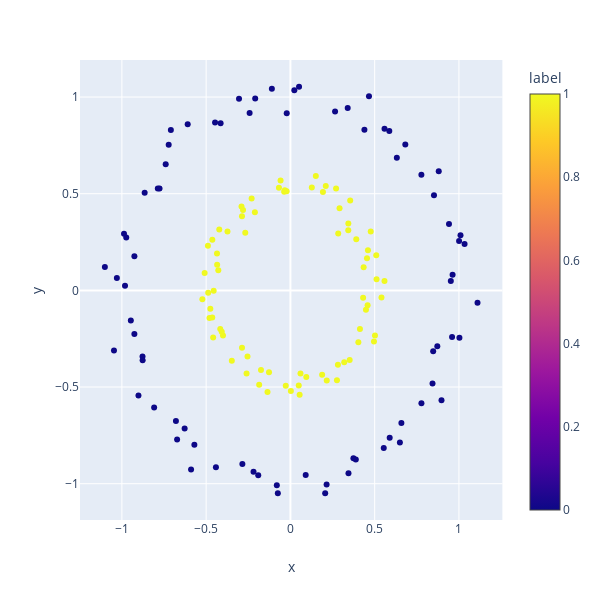

Notebook source saved alongside this figure:
### Code cell
pd = toy_dataset(n_sample = 150, name = 'circle', seed = 42, pd = True)

fig = px.scatter(pd, x="x", y="y", color='label', hover_data=['idx'], width=600, height=600)
fig.show()
%run I_x/noise.py --name 'circle' --n 150 --n_subsets 260 --num

### Figure 1 — Plotly figure (JSON) as saved in the notebook; plotly's stock layout.template omitted (floating-point values rounded to 4 significant figures; data arrays with more than 128 entries replaced by an {"elided": "..."} marker saying what was removed)
{"data": [{"customdata": {"elided": "150x1 int values"}, "hoverlabel": {"namelength": 0}, "hovertemplate": "x=%{x}<br>y=%{y}<br>idx=%{customdata[0]}<br>label=%{marker.color}", "legendgroup": "", "marker": {"color": {"elided": "150 int values"}, "coloraxis": "coloraxis", "symbol": "circle"}, "mode": "markers", "name": "", "showlegend": false, "type": "scatter", "x": {"elided": "150 float values"}, "xaxis": "x", "y": {"elided": "150 float values"}, "yaxis": "y"}], "layout": {"coloraxis": {"colorbar": {"title": {"text": "label"}}, "colorscale": [[0, "#0d0887"], [0.1111, "#46039f"], [0.2222, "#7201a8"], [0.3333, "#9c179e"], [0.4444, "#bd3786"], [0.5556, "#d8576b"], [0.6667, "#ed7953"], [0.7778, "#fb9f3a"], [0.8889, "#fdca26"], [1, "#f0f921"]]}, "height": 600, "legend": {"tracegroupgap": 0}, "margin": {"t": 60}, "width": 600, "xaxis": {"anchor": "y", "domain": [0, 0.98], "title": {"text": "x"}}, "yaxis": {"anchor": "x", "domain": [0, 1], "title": {"text": "y"}}}}
